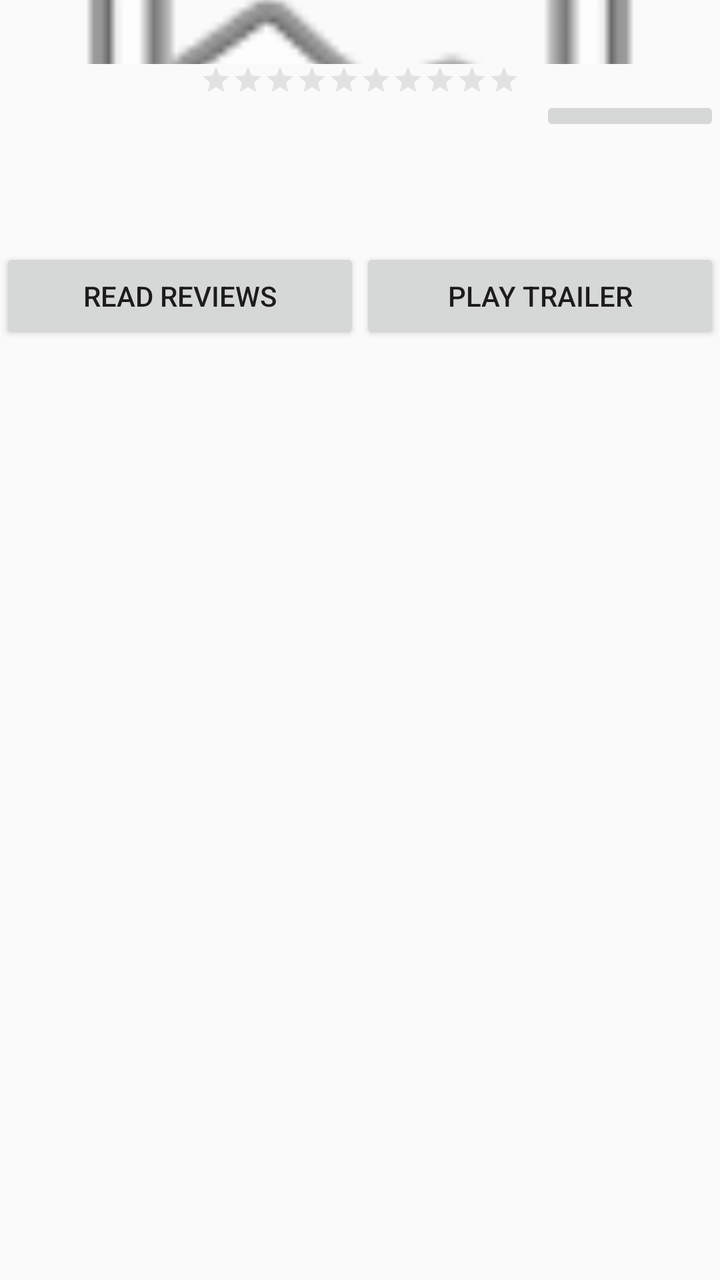
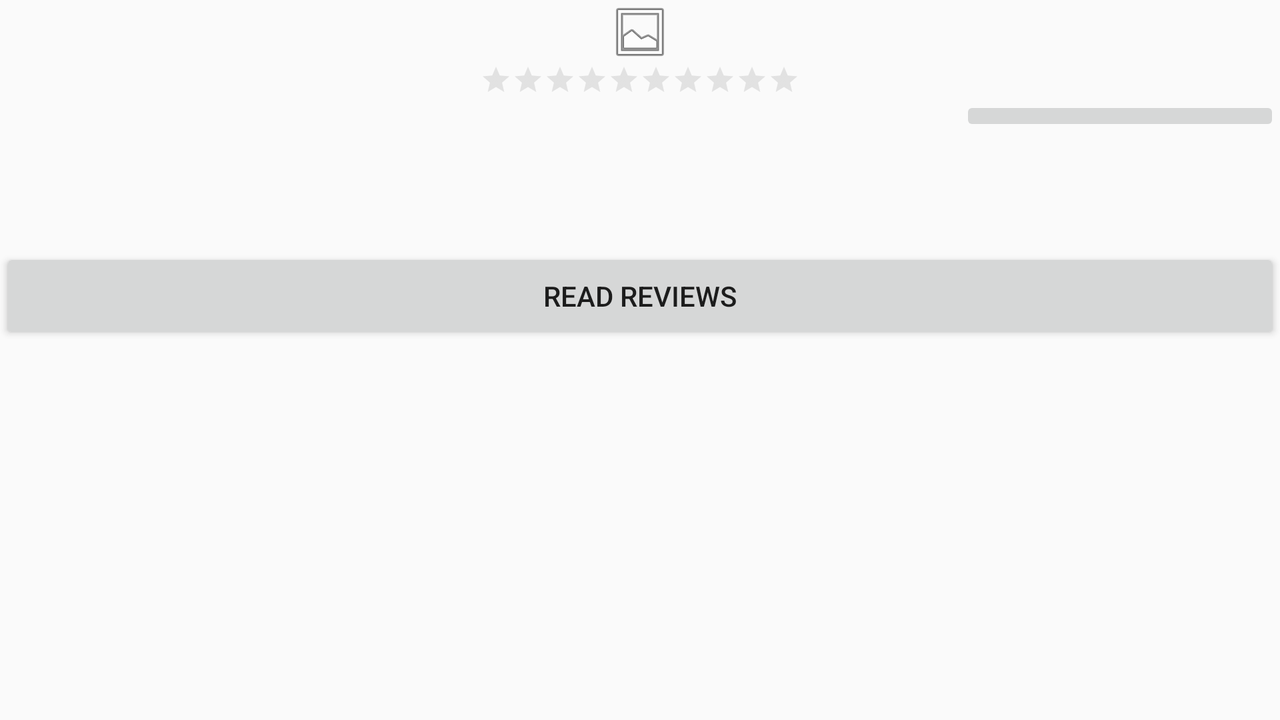

Compare how this app lays out the same screen by default and in its alternative resource folder. The renders come first, then the two layout files and the values they reference.
<!-- AndroidManifest.xml: application theme AppTheme -->
<!-- res/layout/activity_detail.xml -->
<?xml version="1.0" encoding="utf-8"?>
<LinearLayout xmlns:android="http://schemas.android.com/apk/res/android"
    android:layout_width="match_parent"
    android:layout_height="match_parent"
    android:orientation="vertical">

    <ImageView
        android:id="@+id/movie_image"
        android:layout_width="match_parent"
        android:layout_height="wrap_content"
        android:scaleType="centerCrop"
        android:src="@android:drawable/ic_menu_gallery" />

    <RatingBar
        android:id="@+id/rating_bar"
        style="@style/Widget.AppCompat.RatingBar.Small"
        android:layout_width="wrap_content"
        android:layout_height="wrap_content"
        android:layout_gravity="center"
        android:numStars="10"
        android:theme="@style/RatingBar" />

    <ScrollView
        android:layout_width="match_parent"
        android:layout_height="wrap_content">

        <LinearLayout
            android:layout_width="match_parent"
            android:layout_height="wrap_content"
            android:orientation="vertical">
        <LinearLayout
            android:layout_width="match_parent"
            android:layout_height="wrap_content"
            android:weightSum="4"
            android:orientation="horizontal">
            <TextView
                android:id="@+id/release_date_tv"
                android:layout_width="0dp"
                android:layout_weight="3"
                android:layout_height="wrap_content"
                android:paddingStart="@dimen/content_left_margin"
                android:paddingTop="@dimen/list_padding"
                android:textSize="@dimen/text_size"
                android:textStyle="bold" />
            <ImageButton
                android:id="@+id/image_btn"
                android:layout_width="0dp"
                android:layout_weight="1"
                android:onClick="setAsFavorite"
                android:src="@drawable/ic_favorite_border_black_36dp"
                android:layout_height="wrap_content" />
        </LinearLayout>

            <TextView
                android:id="@+id/overview_tv"
                android:layout_width="wrap_content"
                android:layout_height="wrap_content"
                android:paddingEnd="@dimen/content_left_margin"
                android:paddingStart="@dimen/content_left_margin"
                android:paddingTop="@dimen/padding_between_views"
                android:textAppearance="@style/TextAppearance.AppCompat.Small"
                android:textColor="@android:color/darker_gray"
                android:textStyle="bold" />

            <LinearLayout
                android:layout_width="match_parent"
                android:layout_height="wrap_content"
                android:layout_marginBottom="2dp"
                android:orientation="horizontal"
                android:weightSum="2">

                <Button
                    android:layout_width="0dp"
                    android:layout_height="wrap_content"
                    android:layout_weight="1"
                    android:onClick="showReviews"
                    android:text="@string/reviews_btn_txt" />

                <Button
                    android:layout_width="0dp"
                    android:layout_height="wrap_content"
                    android:layout_weight="1"
                    android:onClick="showTrailer"
                    android:text="@string/trailer_btn_txt" />
            </LinearLayout>
        </LinearLayout>
    </ScrollView>
</LinearLayout>
<!-- resources referenced by this layout -->
<resources>
  <dimen name="content_left_margin">16dp</dimen>
  <dimen name="list_padding">30dp</dimen>
  <dimen name="padding_between_views">8dp</dimen>
  <string name="reviews_btn_txt">Read reviews</string>
  <string name="trailer_btn_txt">Play trailer</string>
  <style name="RatingBar" parent="Theme.AppCompat">
          <item name="colorControlNormal">@android:color/darker_gray</item>
          <item name="colorControlActivated">@color/colorYellow</item>
      </style>
  <style name="AppTheme" parent="Theme.AppCompat.Light.DarkActionBar">
          
          <item name="colorPrimary">@color/colorPrimary</item>
          <item name="colorPrimaryDark">@color/colorPrimaryDark</item>
          <item name="colorAccent">@color/colorAccent</item>
      </style>
  <color name="colorYellow">#FFC400</color>
  <color name="colorPrimary">#00897B</color>
  <color name="colorPrimaryDark">#003d3a</color>
  <color name="colorAccent">#00897B</color>
</resources>
<!-- res/layout-land/activity_detail.xml (the repository's variant of the layout above) -->
<!-- drawn on the phone turned sideways -->
<?xml version="1.0" encoding="utf-8"?>
<ScrollView xmlns:android="http://schemas.android.com/apk/res/android"
    android:layout_width="match_parent"
    android:layout_height="match_parent">

    <LinearLayout
        android:layout_width="match_parent"
        android:layout_height="match_parent"
        android:orientation="vertical">

        <ImageView
            android:id="@+id/movie_image"
            android:layout_width="match_parent"
            android:layout_height="wrap_content"
            android:scaleType="centerInside"
            android:src="@android:drawable/ic_menu_gallery" />

        <RatingBar
            android:id="@+id/rating_bar"
            style="@style/Widget.AppCompat.RatingBar.Small"
            android:layout_width="wrap_content"
            android:layout_height="wrap_content"
            android:layout_gravity="center"
            android:numStars="10"
            android:theme="@style/RatingBar" />


        <LinearLayout
            android:layout_width="match_parent"
            android:layout_height="wrap_content"
            android:orientation="vertical">

            <LinearLayout
                android:layout_width="match_parent"
                android:layout_height="wrap_content"
                android:orientation="horizontal"
                android:weightSum="4">

                <TextView
                    android:id="@+id/release_date_tv"
                    android:layout_width="0dp"
                    android:layout_height="wrap_content"
                    android:layout_weight="3"
                    android:paddingStart="@dimen/content_left_margin"
                    android:paddingTop="@dimen/list_padding"
                    android:textSize="@dimen/text_size"
                    android:textStyle="bold" />

                <ImageButton
                    android:id="@+id/image_btn"
                    android:layout_width="0dp"
                    android:layout_height="wrap_content"
                    android:layout_weight="1"
                    android:onClick="setAsFavorite"
                    android:src="@drawable/ic_favorite_border_black_36dp" />
            </LinearLayout>

            <TextView
                android:id="@+id/overview_tv"
                android:layout_width="wrap_content"
                android:layout_height="wrap_content"
                android:paddingEnd="@dimen/content_left_margin"
                android:paddingStart="@dimen/content_left_margin"
                android:paddingTop="@dimen/padding_between_views"
                android:textAppearance="@style/TextAppearance.AppCompat.Small"
                android:textColor="@android:color/darker_gray"
                android:textStyle="bold" />

            <Button
                android:layout_width="match_parent"
                android:layout_height="wrap_content"
                android:onClick="showReviews"
                android:text="@string/reviews_btn_txt" />

            <GridView
                android:id="@+id/videos_grid"
                android:layout_width="match_parent"
                android:layout_height="wrap_content"
                android:numColumns="auto_fit" />
        </LinearLayout>
    </LinearLayout>
</ScrollView>
<!-- resources referenced by the variant -->
<!-- as the phone turned sideways resolves them -->
<resources>
  <dimen name="content_left_margin">16dp</dimen>
  <dimen name="list_padding">30dp</dimen>
  <dimen name="padding_between_views">8dp</dimen>
  <string name="reviews_btn_txt">Read reviews</string>
  <style name="RatingBar" parent="Theme.AppCompat">
          <item name="colorControlNormal">@android:color/darker_gray</item>
          <item name="colorControlActivated">@color/colorYellow</item>
      </style>
  <style name="AppTheme" parent="Theme.AppCompat.Light.DarkActionBar">
          
          <item name="colorPrimary">@color/colorPrimary</item>
          <item name="colorPrimaryDark">@color/colorPrimaryDark</item>
          <item name="colorAccent">@color/colorAccent</item>
      </style>
  <color name="colorYellow">#FFC400</color>
  <color name="colorPrimary">#00897B</color>
  <color name="colorPrimaryDark">#003d3a</color>
  <color name="colorAccent">#00897B</color>
</resources>
